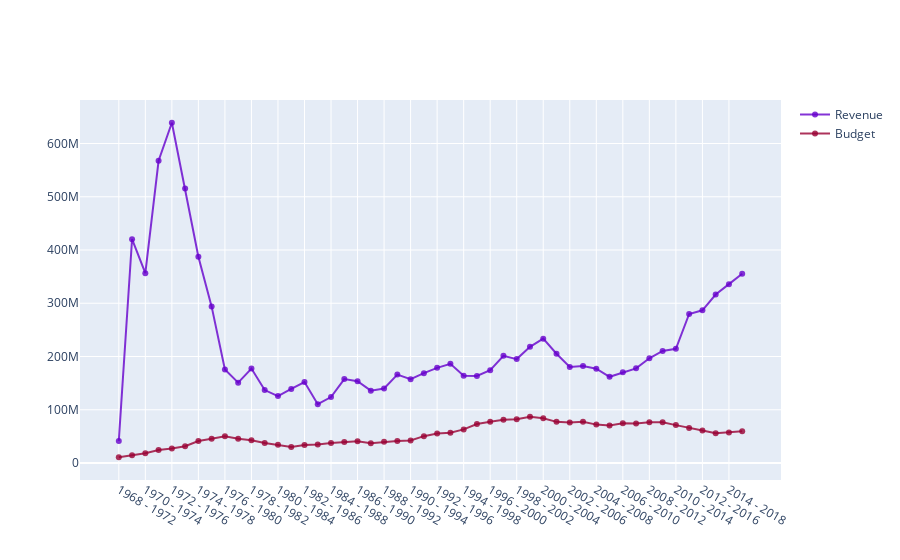

The notebook cell saved with this chart:
### Code cell
fig = plotFigure(year_label, revenue_arr, budget_arr)
fig.show()
